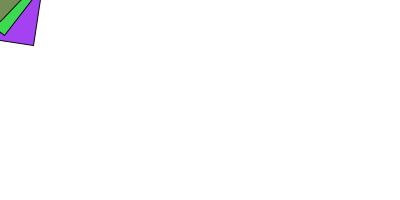
Frame 1 (no input)
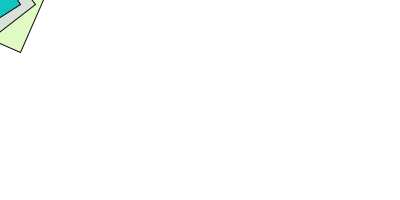
Frame 60 (the mouse pressed at the canvas centre just before this capture)
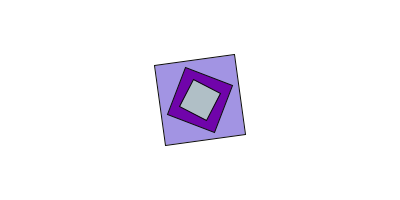
Frame 120 (the mouse held since frame 60 and released just before this capture)

The Processing sketch that drew these frames (run headless with seeded random() and noise(); from frame 60 on, the mouse is pressed at the canvas centre):

// Processing sketch: processing_91511
// ── processing_91511.pde

/* 
HW6_Transformer
Make something move using pushMatrix() popMatirx() and Translate
*/

float angle = 0;
void setup(){
  size(400,200);
  background(255,0,0,0);
}

void draw(){
  background(255);
  stroke(10);
  rectMode(CENTER);
 

  pushMatrix();
  translate(mouseX,mouseY);
  rotate(angle +=.15);
  fill (random (0,255), random (0,255), random (0,255));
  rect(0,0,80,80);
  popMatrix();
  
  pushMatrix();
  translate(mouseX,mouseY);
  rotate(angle +=.5);
   fill (random (0,255), random (0,255), random (0,255));
  rect(0,0,50,50);
  popMatrix();
  
  pushMatrix();
  translate(mouseX,mouseY);
  rotate(angle +=.10);
  fill (random (0,255), random (0,255), random (0,255));
  rect(0,0,30,30);
  popMatrix();
  translate(200,50);
}
